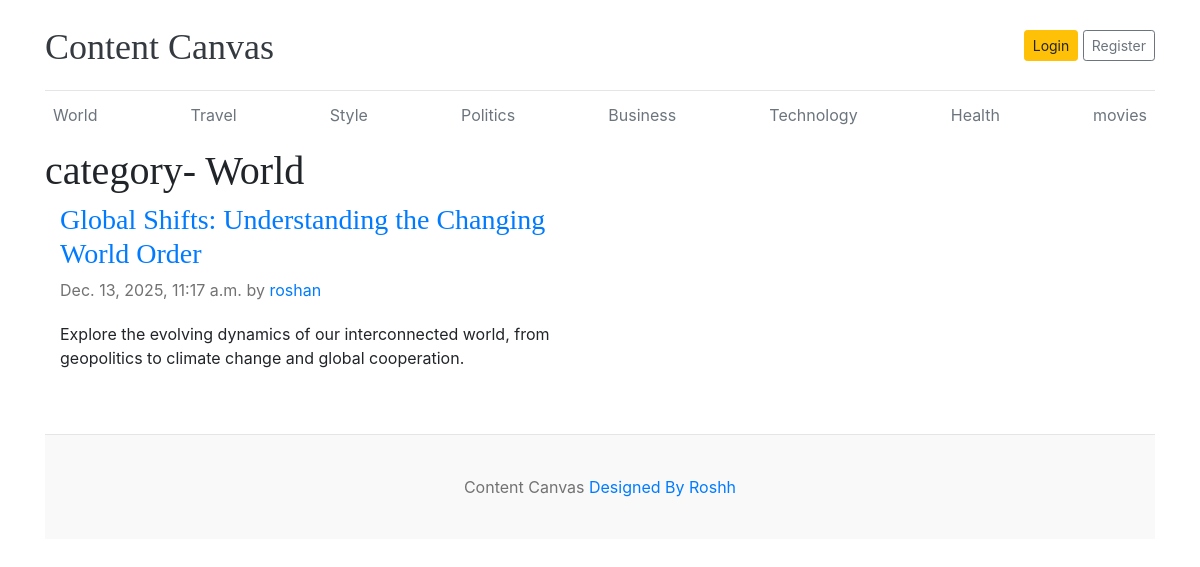
Page /category/World on the committed database.
### base/models.py (models this page shows)
class Category(models.Model):
    category_name=models.CharField(max_length=100)
    created_at=models.DateTimeField(auto_now_add=True)
    updated_at=models.DateTimeField(auto_now=True)
    def __str__(self):
        return self.category_name

class Articles(models.Model):
    title=models.CharField(max_length=1000)
    slug=models.SlugField(max_length=1000)
    short_description=models.TextField(max_length=10000)
    detail_description=models.TextField(max_length=1000000)
    author=models.ForeignKey(to=User,on_delete=models.CASCADE)
    Category=models.ForeignKey(to=Category,on_delete=models.CASCADE)
    created_on=models.DateTimeField(auto_now_add=True)
    updated_on=models.DateTimeField(auto_now=True)
    image=models.ImageField(upload_to='content_canvas/media')
    status=models.CharField(choices=status_choices)
    is_trending=models.BooleanField(default=False)

### base/views.py (the view)
# urls.py: path('category/<cat>',views.category_articals,name='category'),
def category_articals(request,cat):
    key=Category.objects.get(category_name=cat)
    context={
        'articles':Articles.objects.filter(Category=key.id),
        'category':key
    }
    return render(request,'category.html',context)

### base/context_processor.py (called while the page is built)
def get_categories(request):
    return {'categories': Category.objects.all()}

### templates/category.html (shortened to what this page needs)
{% extends "home.html" %}
    {% block content %}
    <h1>category- {{category.category_name}}</h1>
    {% if articles %}
    {% for i in  articles %}
    <div class="col-md-6 blog-main">
        <div class="blog-post">
          <h3 class=""><a href="{% url "article" i.slug %}">{{i.title}}</a></h3>
          <p class="blog-post-meta">{{i.updated_on}} by <a href="">{{i.author}}</a></p>
          <p>{{i.short_description}}</p>
        </div>
      </div>
      {% endfor %}
      {% else %}
        <div class="col-md-12 blog-main">
            <p>NO ARTICLE ARE AVAILABLE</p>
      {% endif %}
    {% endblock content %}

### templates/home.html (shortened to what this page needs)
{% load static %}
<!DOCTYPE html>
<html lang="en">
<head>
    <link href="https://getbootstrap.com/docs/4.0/dist/css/bootstrap.min.css" rel="stylesheet">
    <link rel="stylesheet" href={% static "home.css" %}>
  </head>
<body>
    <div class="container">
      <header class="blog-header py-3">
        <div class="row flex-nowrap justify-content-between align-items-center">
          <div class="col-8 pt-1">
            <a class="blog-header-logo text-dark" href="/">Content Canvas</a>
          </div>
          <div class="col-4 d-flex justify-content-end align-items-center">
            {% if user.is_authenticated %}
            <p style='margin:10px'>Welcome {{user}}!</p><br>
            <a class="btn btn-sm btn-warning" href={% url "logout page" %}>Logout</a> &nbsp;
            {% else %}
            <a class="btn btn-sm btn-warning" href={% url "login page" %}>Login</a> &nbsp;
            <a class="btn btn-sm btn-outline-secondary" href={% url "register page" %}>Register</a>
          {% endif %}
          </div>
        </div>
      </header>
      <div class="nav-scroller py-1 mb-2">
        <nav class="nav d-flex justify-content-between">
          {% for i in categories %}
          <a class="p-2 text-muted" href="{% url "category" i %}">{{i}}</a>
          {% endfor %}
        </nav>
      </div>
{% block content %}{% endblock content %}
<footer class="blog-footer">
  <p>Content Canvas <a href="#">Designed By Roshh</a></p>
</footer>
</body>
</html>

### static files/home.css (style rules this page uses)
.blog-header { border-bottom: 1px solid #e5e5e5; }
.blog-header-logo { font-family: "Playfair Display", Georgia, "Times New Roman", serif; font-size: 2.25rem; }
h1, h2, h3, h4, h5, h6 { font-family: "Playfair Display", Georgia, "Times New Roman", serif; }
.blog-post { margin-bottom: 4rem; }
.blog-post-meta { margin-bottom: 1.25rem; color: #727272; }
.blog-footer { padding: 2.5rem 0; color: #727272; text-align: center; background-color: #f9f9f9; border-top: .05rem solid #e5e5e5; }
.blog-footer p:last-child { margin-bottom: 0; }

### rows in the picture
Category: category_name "World"
Category: category_name "Travel"
Category: category_name "Style"
Category: category_name "Politics"
Category: category_name "Business"
Category: category_name "Technology"
Category: category_name "Health"
Category: category_name "movies"
Articles: title "Global Shifts: Understanding the Changing World Order", updated_on "Dec. 13, 2025, 11:17 a.m.", author "roshan", short_description "Explore the evolving dynamics of our interconnected world, from geopolitics to climate change and global cooperation."
